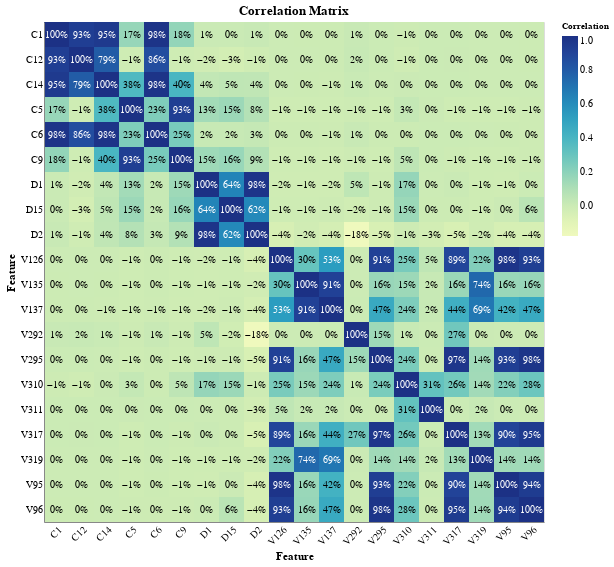

The code cell stored with this chart in its notebook:
### Code cell
corr_matrix = df_train[selected_features].corr()
source = corr_matrix.stack().reset_index()
source.columns = ["feature_x", "feature_y", "correlation"]

base = alt.Chart(source).encode(
    x=alt.X("feature_x:N", axis=alt.Axis(ticks=False, title="Feature")),
    y=alt.Y("feature_y:N", axis=alt.Axis(ticks=False, title="Feature")),
)
text = base.mark_text(size=10).encode(
    text=alt.Text("correlation", format=".0%"),
    color=alt.condition(
        alt.datum.correlation > 0.5, alt.value("white"), alt.value("black")
    ),
)
heatmap = base.mark_rect().encode(
    color=alt.Color(
        "correlation:Q", legend=alt.Legend(title="Correlation", titleFontSize=9)
    )
)
(heatmap + text).properties(
    title="Correlation Matrix", width=500, height=500
).configure_axisX(labelAngle=-45)

### Figure 1 — Vega-Lite specification as saved in the notebook (floating-point values rounded to 4 significant figures; data arrays with more than 128 entries replaced by an {"elided": "..."} marker saying what was removed)
{"config": {"view": {"continuousWidth": 400, "continuousHeight": 300}, "axisX": {"labelAngle": -45}}, "layer": [{"mark": "rect", "encoding": {"color": {"type": "quantitative", "field": "correlation", "legend": {"title": "Correlation", "titleFontSize": 9}}, "x": {"type": "nominal", "axis": {"ticks": false, "title": "Feature"}, "field": "feature_x"}, "y": {"type": "nominal", "axis": {"ticks": false, "title": "Feature"}, "field": "feature_y"}}}, {"mark": {"type": "text", "size": 10}, "encoding": {"color": {"condition": {"value": "white", "test": "(datum.correlation > 0.5)"}, "value": "black"}, "text": {"type": "quantitative", "field": "correlation", "format": ".0%"}, "x": {"type": "nominal", "axis": {"ticks": false, "title": "Feature"}, "field": "feature_x"}, "y": {"type": "nominal", "axis": {"ticks": false, "title": "Feature"}, "field": "feature_y"}}}], "data": {"name": "data-409b887082bd82ca7c8297c8bd046ebf"}, "height": 500, "title": "Correlation Matrix", "width": 500, "$schema": "https://vega.github.io/schema/vega-lite/v4.8.1.json", "datasets": {"data-409b887082bd82ca7c8297c8bd046ebf": {"elided": "400 records"}}}
